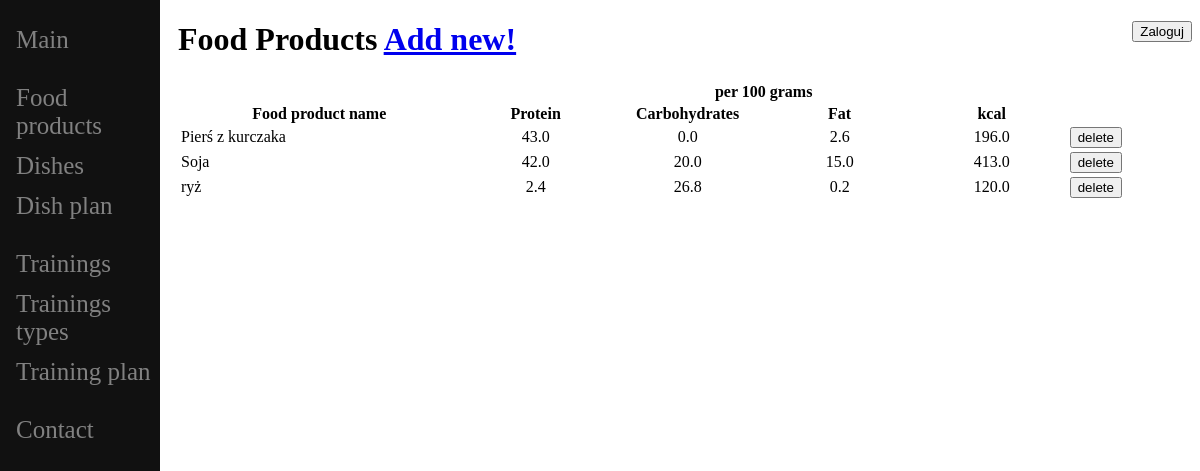
/food_product_list/, run on the app's committed database.
### diet_diary/models.py (models this page shows, shortened)
class FoodProduct(models.Model):
    name = models.CharField(max_length=128)
    kcal_per_100g = models.FloatField(validators=[MinValueValidator(0)])
    protein_per_100g = models.FloatField(validators=[MinValueValidator(0)])
    carbs_per_100g = models.FloatField(validators=[MinValueValidator(0)])
    fat_per_100g = models.FloatField(validators=[MinValueValidator(0)])

### diet_diary/views.py (the view, shortened to what this page needs)
# urls.py: path('food_product_list/', FoodProductView.as_view(), name="food-product-list"),
class FoodProductView(View):
    def get(self, request):
        food_set = FoodProduct.objects.all().order_by('name')
        ctx = {
            "food_set": food_set
        }
        return render(request, 'food_list.html', ctx)

### diet_diary/templates/food_list.html (shortened to what this page needs)
{%  extends "base.html" %}
{% block content_title %}
    Food Products <a href="/add_food_product/">Add new!</a>
{% endblock %}
{% block content %}
    <table style="width:100%" {{ table_hidden }}>
        <tr>
            <th></th>
            <th colspan="4">per 100 grams</th>
        </tr>
        <tr>
            <th>Food product name</th>
            <th class="col_width">Protein</th>
            <th class="col_width">Carbohydrates</th>
            <th class="col_width">Fat</th>
            <th class="col_width">kcal</th>
        </tr>
        {% for element in food_set %}
        <tr>
            <td>{{ element.name }}</td>
            <td align="center">{{ element.protein_per_100g }}</td>
            <td align="center">{{ element.carbs_per_100g }}</td>
            <td align="center">{{ element.fat_per_100g }}</td>
            <td align="center">{{ element.kcal_per_100g }}</td>
            <td>
                <form action='/food_product_list/' method='POST'>
                    <button type='submit' name="usuń" value={{ element.id }}>delete</button>
                </form>
            </td>
        </tr>
        {% endfor %}
    </table>
{% endblock %}

### diet_diary/static/diet_diary/style.css (style rules this page uses)
.col_width { width: 150px; }
* { box-sizing: border-box; }

### data on the page
FoodProduct: name "Pierś z kurczaka", protein_per_100g "43.0", carbs_per_100g "0.0", fat_per_100g "2.6", kcal_per_100g "196.0", {{ element.id }} 2 (drawn)
FoodProduct: name "Soja", protein_per_100g "42.0", carbs_per_100g "20.0", fat_per_100g "15.0", kcal_per_100g "413.0", {{ element.id }} 3 (drawn)
FoodProduct: name "ryż", protein_per_100g "2.4", carbs_per_100g "26.8", fat_per_100g "0.2", kcal_per_100g "120.0", {{ element.id }} 1 (drawn)
